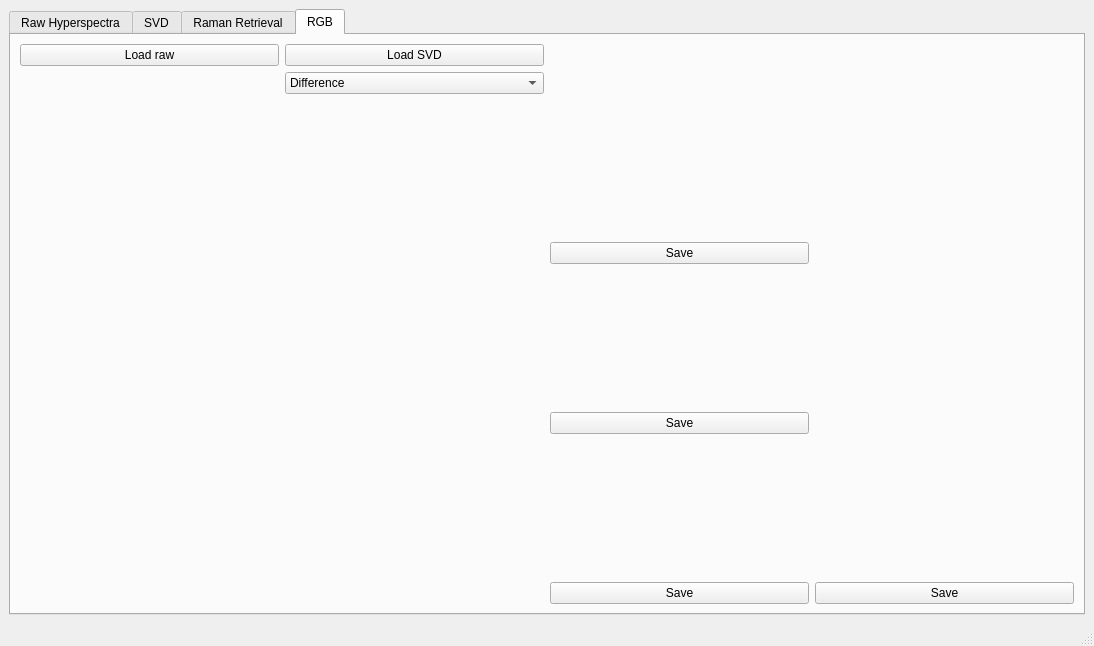
<?xml version="1.0" encoding="UTF-8"?>
<ui version="4.0">
 <class>MainWindow</class>
 <widget class="QMainWindow" name="MainWindow">
  <property name="geometry">
   <rect>
    <x>0</x>
    <y>0</y>
    <width>1094</width>
    <height>646</height>
   </rect>
  </property>
  <property name="windowTitle">
   <string>MainWindow</string>
  </property>
  <widget class="QWidget" name="centralwidget">
   <layout class="QVBoxLayout" name="verticalLayout">
    <item>
     <widget class="QTabWidget" name="tabWidget">
      <property name="currentIndex">
       <number>3</number>
      </property>
      <widget class="QWidget" name="tab">
       <attribute name="title">
        <string>Raw Hyperspectra</string>
       </attribute>
       <layout class="QGridLayout" name="gridLayout_3">
        <item row="3" column="2">
         <spacer name="horizontalSpacer">
          <property name="orientation">
           <enum>Qt::Horizontal</enum>
          </property>
          <property name="sizeHint" stdset="0">
           <size>
            <width>40</width>
            <height>20</height>
           </size>
          </property>
         </spacer>
        </item>
        <item row="3" column="1">
         <widget class="QDoubleSpinBox" name="tiff_position_doubleSpinBox">
          <property name="minimum">
           <double>-99999.000000000000000</double>
          </property>
          <property name="maximum">
           <double>99999.000000000000000</double>
          </property>
         </widget>
        </item>
        <item row="1" column="5">
         <spacer name="horizontalSpacer_4">
          <property name="orientation">
           <enum>Qt::Horizontal</enum>
          </property>
          <property name="sizeHint" stdset="0">
           <size>
            <width>40</width>
            <height>20</height>
           </size>
          </property>
         </spacer>
        </item>
        <item row="3" column="5">
         <widget class="QPushButton" name="saveTiffROI">
          <property name="text">
           <string>Save ROI</string>
          </property>
         </widget>
        </item>
        <item row="1" column="2">
         <spacer name="horizontalSpacer_2">
          <property name="orientation">
           <enum>Qt::Horizontal</enum>
          </property>
          <property name="sizeHint" stdset="0">
           <size>
            <width>40</width>
            <height>20</height>
           </size>
          </property>
         </spacer>
        </item>
        <item row="3" column="4">
         <widget class="QPushButton" name="setTiffROItoBG">
          <property name="text">
           <string>Set ROI as background</string>
          </property>
         </widget>
        </item>
        <item row="3" column="0">
         <widget class="QLabel" name="label_10">
          <property name="text">
           <string>Current position</string>
          </property>
         </widget>
        </item>
        <item row="0" column="1">
         <spacer name="verticalSpacer">
          <property name="orientation">
           <enum>Qt::Vertical</enum>
          </property>
          <property name="sizeType">
           <enum>QSizePolicy::Fixed</enum>
          </property>
          <property name="sizeHint" stdset="0">
           <size>
            <width>20</width>
            <height>24</height>
           </size>
          </property>
         </spacer>
        </item>
        <item row="1" column="1">
         <widget class="QPushButton" name="openWN">
          <property name="text">
           <string>Load Index Wavenumbers</string>
          </property>
         </widget>
        </item>
        <item row="1" column="3">
         <spacer name="horizontalSpacer_6">
          <property name="orientation">
           <enum>Qt::Horizontal</enum>
          </property>
          <property name="sizeHint" stdset="0">
           <size>
            <width>40</width>
            <height>20</height>
           </size>
          </property>
         </spacer>
        </item>
        <item row="1" column="0">
         <widget class="QPushButton" name="openTiff">
          <property name="text">
           <string>Open TIFF</string>
          </property>
         </widget>
        </item>
        <item row="3" column="3">
         <widget class="QPushButton" name="setTiffROItoCARS">
          <property name="text">
           <string>Set ROI as CARS</string>
          </property>
         </widget>
        </item>
        <item row="1" column="4">
         <spacer name="horizontalSpacer_5">
          <property name="orientation">
           <enum>Qt::Horizontal</enum>
          </property>
          <property name="sizeHint" stdset="0">
           <size>
            <width>40</width>
            <height>20</height>
           </size>
          </property>
         </spacer>
        </item>
        <item row="2" column="0" colspan="6">
         <layout class="QGridLayout" name="pglayout"/>
        </item>
        <item row="0" column="5">
         <widget class="QLabel" name="image_info_label">
          <property name="text">
           <string>No image loaded</string>
          </property>
         </widget>
        </item>
       </layout>
      </widget>
      <widget class="QWidget" name="tab_2">
       <attribute name="title">
        <string>SVD</string>
       </attribute>
       <layout class="QGridLayout" name="gridLayout_2">
        <item row="0" column="1">
         <widget class="QSpinBox" name="singularValues_spinBox">
          <property name="minimum">
           <number>1</number>
          </property>
          <property name="value">
           <number>10</number>
          </property>
         </widget>
        </item>
        <item row="3" column="0" colspan="7">
         <layout class="QGridLayout" name="svdLayout"/>
        </item>
        <item row="0" column="3">
         <widget class="QSpinBox" name="singularValue_spinBox">
          <property name="minimum">
           <number>-1</number>
          </property>
          <property name="value">
           <number>-1</number>
          </property>
         </widget>
        </item>
        <item row="1" column="2" colspan="2">
         <widget class="QPushButton" name="setSVDValue">
          <property name="text">
           <string>Display singular value</string>
          </property>
         </widget>
        </item>
        <item row="4" column="6">
         <widget class="QPushButton" name="saveSVDROI">
          <property name="text">
           <string>Save ROI</string>
          </property>
         </widget>
        </item>
        <item row="4" column="3">
         <spacer name="horizontalSpacer_11">
          <property name="orientation">
           <enum>Qt::Horizontal</enum>
          </property>
          <property name="sizeHint" stdset="0">
           <size>
            <width>40</width>
            <height>20</height>
           </size>
          </property>
         </spacer>
        </item>
        <item row="0" column="5">
         <spacer name="horizontalSpacer_7">
          <property name="orientation">
           <enum>Qt::Horizontal</enum>
          </property>
          <property name="sizeHint" stdset="0">
           <size>
            <width>40</width>
            <height>20</height>
           </size>
          </property>
         </spacer>
        </item>
        <item row="4" column="0">
         <widget class="QLabel" name="label_11">
          <property name="text">
           <string>Current position</string>
          </property>
         </widget>
        </item>
        <item row="4" column="5">
         <widget class="QPushButton" name="setSVDROItoBG">
          <property name="text">
           <string>Set ROI as background</string>
          </property>
         </widget>
        </item>
        <item row="0" column="4">
         <spacer name="horizontalSpacer_3">
          <property name="orientation">
           <enum>Qt::Horizontal</enum>
          </property>
          <property name="sizeHint" stdset="0">
           <size>
            <width>40</width>
            <height>20</height>
           </size>
          </property>
         </spacer>
        </item>
        <item row="4" column="4">
         <widget class="QPushButton" name="setSVDROItoCARS">
          <property name="text">
           <string>Set ROI as CARS</string>
          </property>
         </widget>
        </item>
        <item row="0" column="6">
         <widget class="QPushButton" name="saveSVD_all">
          <property name="text">
           <string>Save All SVD</string>
          </property>
         </widget>
        </item>
        <item row="1" column="6">
         <widget class="QPushButton" name="saveSVD">
          <property name="text">
           <string>Save SVD</string>
          </property>
         </widget>
        </item>
        <item row="0" column="2">
         <widget class="QLabel" name="label_5">
          <property name="text">
           <string>Singular value</string>
          </property>
          <property name="alignment">
           <set>Qt::AlignLeading|Qt::AlignLeft|Qt::AlignTop</set>
          </property>
         </widget>
        </item>
        <item row="0" column="0">
         <widget class="QLabel" name="label_4">
          <property name="text">
           <string># of singular values</string>
          </property>
          <property name="alignment">
           <set>Qt::AlignLeading|Qt::AlignLeft|Qt::AlignTop</set>
          </property>
         </widget>
        </item>
        <item row="1" column="0" colspan="2">
         <widget class="QPushButton" name="applySVD">
          <property name="text">
           <string>SVD</string>
          </property>
         </widget>
        </item>
        <item row="4" column="1" colspan="2">
         <widget class="QDoubleSpinBox" name="svd_position_doubleSpinBox">
          <property name="minimum">
           <double>-99999.000000000000000</double>
          </property>
          <property name="maximum">
           <double>99999.000000000000000</double>
          </property>
         </widget>
        </item>
       </layout>
      </widget>
      <widget class="QWidget" name="RamanRetrieval">
       <attribute name="title">
        <string>Raman Retrieval</string>
       </attribute>
       <layout class="QGridLayout" name="gridLayout">
        <item row="2" column="4">
         <widget class="QSpinBox" name="densify_spinbox">
          <property name="maximum">
           <number>10000</number>
          </property>
          <property name="value">
           <number>1000</number>
          </property>
         </widget>
        </item>
        <item row="1" column="5">
         <widget class="QLabel" name="label">
          <property name="text">
           <string>Smoothness </string>
          </property>
          <property name="alignment">
           <set>Qt::AlignRight|Qt::AlignTrailing|Qt::AlignVCenter</set>
          </property>
         </widget>
        </item>
        <item row="3" column="5">
         <widget class="QLabel" name="label_3">
          <property name="text">
           <string>Savitzky Golay Window</string>
          </property>
          <property name="alignment">
           <set>Qt::AlignRight|Qt::AlignTrailing|Qt::AlignVCenter</set>
          </property>
         </widget>
        </item>
        <item row="2" column="0">
         <widget class="QPushButton" name="openCARSIntensity">
          <property name="text">
           <string>Load CARS</string>
          </property>
         </widget>
        </item>
        <item row="4" column="0" colspan="10">
         <layout class="QGridLayout" name="ramanRetrievalLayout"/>
        </item>
        <item row="1" column="0">
         <widget class="QPushButton" name="openBackground">
          <property name="text">
           <string>Load background</string>
          </property>
         </widget>
        </item>
        <item row="3" column="0" colspan="2">
         <widget class="QPushButton" name="applyRetrieval">
          <property name="text">
           <string>Retrieve</string>
          </property>
         </widget>
        </item>
        <item row="5" column="7">
         <widget class="QPushButton" name="saveRetrieved">
          <property name="text">
           <string>Save retrieved</string>
          </property>
         </widget>
        </item>
        <item row="2" column="6">
         <widget class="QSpinBox" name="asymmetry_spinbox">
          <property name="minimum">
           <number>-10</number>
          </property>
          <property name="maximum">
           <number>-1</number>
          </property>
          <property name="value">
           <number>-4</number>
          </property>
         </widget>
        </item>
        <item row="3" column="6">
         <widget class="QSpinBox" name="savgol_window_retr_spinbox">
          <property name="minimum">
           <number>1</number>
          </property>
          <property name="maximum">
           <number>9999</number>
          </property>
          <property name="value">
           <number>101</number>
          </property>
         </widget>
        </item>
        <item row="2" column="1">
         <spacer name="horizontalSpacer_9">
          <property name="orientation">
           <enum>Qt::Horizontal</enum>
          </property>
          <property name="sizeHint" stdset="0">
           <size>
            <width>40</width>
            <height>20</height>
           </size>
          </property>
         </spacer>
        </item>
        <item row="2" column="5">
         <widget class="QLabel" name="label_2">
          <property name="text">
           <string>Asymmetry</string>
          </property>
          <property name="alignment">
           <set>Qt::AlignRight|Qt::AlignTrailing|Qt::AlignVCenter</set>
          </property>
         </widget>
        </item>
        <item row="0" column="5" colspan="2">
         <widget class="QLabel" name="label_9">
          <property name="sizePolicy">
           <sizepolicy hsizetype="Preferred" vsizetype="Fixed">
            <horstretch>0</horstretch>
            <verstretch>0</verstretch>
           </sizepolicy>
          </property>
          <property name="font">
           <font>
            <weight>75</weight>
            <bold>true</bold>
           </font>
          </property>
          <property name="text">
           <string>Retrieval parameters</string>
          </property>
         </widget>
        </item>
        <item row="1" column="2">
         <spacer name="horizontalSpacer_10">
          <property name="orientation">
           <enum>Qt::Horizontal</enum>
          </property>
          <property name="sizeHint" stdset="0">
           <size>
            <width>40</width>
            <height>20</height>
           </size>
          </property>
         </spacer>
        </item>
        <item row="1" column="6">
         <widget class="QSpinBox" name="smoothness_spinbox">
          <property name="maximum">
           <number>10</number>
          </property>
          <property name="value">
           <number>5</number>
          </property>
         </widget>
        </item>
        <item row="2" column="2">
         <spacer name="horizontalSpacer_8">
          <property name="orientation">
           <enum>Qt::Horizontal</enum>
          </property>
          <property name="sizeHint" stdset="0">
           <size>
            <width>40</width>
            <height>20</height>
           </size>
          </property>
         </spacer>
        </item>
        <item row="2" column="3">
         <widget class="QLabel" name="label_6">
          <property name="text">
           <string>data points</string>
          </property>
          <property name="alignment">
           <set>Qt::AlignRight|Qt::AlignTrailing|Qt::AlignVCenter</set>
          </property>
         </widget>
        </item>
        <item row="1" column="3" colspan="2">
         <widget class="QCheckBox" name="densify_checkBox">
          <property name="text">
           <string>Densify data</string>
          </property>
         </widget>
        </item>
       </layout>
      </widget>
      <widget class="QWidget" name="tab_3">
       <attribute name="title">
        <string>RGB</string>
       </attribute>
       <layout class="QGridLayout" name="gridLayout_5">
        <item row="6" column="0">
         <layout class="QGridLayout" name="rgb_pglayout3_1"/>
        </item>
        <item row="2" column="8" rowspan="5">
         <layout class="QGridLayout" name="rgb_pglayout_rgb"/>
        </item>
        <item row="4" column="0">
         <layout class="QGridLayout" name="rgb_pglayout2_1"/>
        </item>
        <item row="6" column="5">
         <layout class="QGridLayout" name="rgb_pglayout3_3"/>
        </item>
        <item row="4" column="3">
         <layout class="QGridLayout" name="rgb_pglayout2_2"/>
        </item>
        <item row="6" column="3">
         <layout class="QGridLayout" name="rgb_pglayout3_2"/>
        </item>
        <item row="4" column="5">
         <layout class="QGridLayout" name="rgb_pglayout2_3"/>
        </item>
        <item row="0" column="0">
         <widget class="QPushButton" name="load_rgb_raw">
          <property name="text">
           <string>Load raw</string>
          </property>
         </widget>
        </item>
        <item row="2" column="3">
         <layout class="QGridLayout" name="rgb_pglayout1_2"/>
        </item>
        <item row="2" column="0">
         <layout class="QGridLayout" name="rgb_pglayout1_1"/>
        </item>
        <item row="2" column="5">
         <layout class="QGridLayout" name="rgb_pglayout1_3"/>
        </item>
        <item row="1" column="3">
         <widget class="QComboBox" name="rgb_comboBox">
          <item>
           <property name="text">
            <string>Difference</string>
           </property>
          </item>
          <item>
           <property name="text">
            <string>Sum</string>
           </property>
          </item>
         </widget>
        </item>
        <item row="0" column="3">
         <widget class="QPushButton" name="load_rgb_svd">
          <property name="text">
           <string>Load SVD</string>
          </property>
         </widget>
        </item>
        <item row="3" column="5">
         <widget class="QPushButton" name="save_rgb_1">
          <property name="text">
           <string>Save</string>
          </property>
         </widget>
        </item>
        <item row="5" column="5">
         <widget class="QPushButton" name="save_rgb_2">
          <property name="text">
           <string>Save</string>
          </property>
         </widget>
        </item>
        <item row="7" column="5">
         <widget class="QPushButton" name="save_rgb_3">
          <property name="text">
           <string>Save</string>
          </property>
         </widget>
        </item>
        <item row="7" column="8">
         <widget class="QPushButton" name="save_rgb_rgb">
          <property name="text">
           <string>Save</string>
          </property>
         </widget>
        </item>
       </layout>
      </widget>
     </widget>
    </item>
   </layout>
  </widget>
  <widget class="QMenuBar" name="menubar">
   <property name="geometry">
    <rect>
     <x>0</x>
     <y>0</y>
     <width>1094</width>
     <height>21</height>
    </rect>
   </property>
  </widget>
  <widget class="QStatusBar" name="statusbar"/>
 </widget>
 <resources/>
 <connections/>
</ui>
